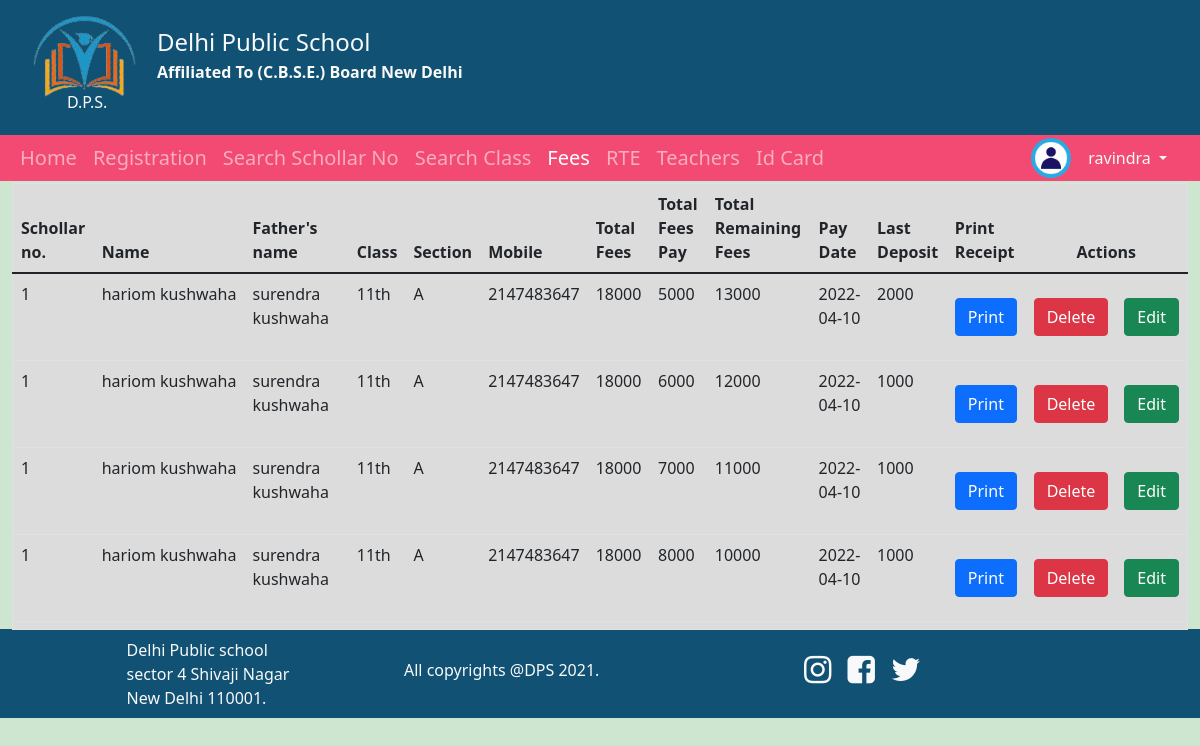
/student_fees_deposit_full_list.php (signed in), run on the app's committed database.
### tables this page shows
CREATE TABLE `student_fees` (
  `id` int(10) NOT NULL,
  `schollar_no` varchar(255) NOT NULL,
  `name` varchar(255) NOT NULL,
  `father_name` varchar(255) NOT NULL,
  `class` varchar(255) NOT NULL,
  `section` varchar(255) NOT NULL,
  `mobile` int(15) NOT NULL,
  `total_fees` varchar(15) NOT NULL,
  `total_deposit` int(21) NOT NULL,
  `fees_remain` int(15) NOT NULL,
  `pay_date` varchar(255) NOT NULL,
  `last_transaction_amount` int(15) NOT NULL
);

### sessionFile.php (called while the page is built, shortened)
<?php
include("db_connection.php");
if (isset($_SESSION['uname'])) {
    $userName = $_SESSION['uname'];
    $UserFetchQuery = mysqli_query($connection, "SELECT * FROM admin_login WHERE User_name='$userName'");
    $FetchData = mysqli_fetch_array($UserFetchQuery);
}
else
 {
    header("location:index.php");
}
?>

### student_fees_deposit_full_list.php (the view, shortened to what this page needs)
<?php
include("db_connection.php");
include("sessionFile.php");
$selectQuery=mysqli_query($connection,"SELECT * FROM student_fees");
$Row_count=mysqli_num_rows($selectQuery);
?>
<!DOCTYPE html>
<html lang="en">
<head>
    <link href="https://cdn.jsdelivr.net/npm/bootstrap@5.1.3/dist/css/bootstrap.min.css" rel="stylesheet">
    <link rel="stylesheet" href="css/style.css">
</head>
<body>
    <?php include("header.php"); ?>
    <nav class="navbar navbar-expand-lg navbar-dark fs-5 pt-2">
        <div class="container-fluid menu">
            <div class="collapse navbar-collapse" id="navbarSupportedContent">
                <ul class="navbar-nav me-auto mb-2 mb-lg-0">
                    <li class="nav-item">
                        <a class="nav-link" aria-current="page" href="Home.php">Home</a>
                    </li>
                    <li class="nav-item dropdown">
                        <a class="nav-link" href="#" id="navbarDropdown" role="button" data-bs-toggle="dropdown" aria-haspopup="true">
                            Registration
                        </a>
                    </li>
                    <li class="nav-item">
                        <a class="nav-link" href="search_sch_no.php">Search Schollar No</a>
                    </li>
                    <li class="nav-item">
                        <a class="nav-link" href="Search_class.php">Search Class</a>
                    </li>
                    <li class="nav-item">
                        <a class="nav-link active" href="fees.php">Fees</a>
                    </li>
                    <li class="nav-item">
                        <a class="nav-link" href="rte_student.php">RTE</a>
                    </li>
                    <li class="nav-item dropdown">
                        <a class="nav-link" href="#" id="navbarDropdown" role="button" data-bs-toggle="dropdown" aria-expanded="false">
                            Teachers
                        </a>
                    </li>
                    <li class="nav-item">
                        <a class="nav-link" href="#">Id Card</a>
                    </li>
                </ul>
            </div>
            <form method="POST" class="d-flex d-inline mx-2">
                    <div class="dropdown show fs-6">
                        <img src="images/loginuser.jpg" class="rounded-circle" style="height:40px ; width:40px;">
                        <a class="btn text-light dropdown-toggle" href="#" role="button" id="dropdownMenuLink" data-toggle="dropdown" aria-haspopup="true" aria-expanded="false">
                            <?php echo $FetchData['User_name']; ?>
                        </a>
                    </div>
                </form>
        </div>
    </nav>
    <?php
    if(!empty($Row_count))
    {
        ?>
<div class="container-fluid" style="height:446px; width:100%; overflow: scroll;">
<table  class="table table-hover mx-0" style="background-color: #dcdcdc	;" border="1px" cellpadding="10" cellspacing="0">
        <thead class="">
            <th>Schollar no.</th>
            <th>Name</th>
            <th>Father's name</th>
            <th>Class</th>
            <th>Section</th>
            <th>Mobile</th>
            <th>Total Fees</th>
            <th>Total Fees Pay</th>
            <th>Total Remaining Fees</th>
            <th>Pay Date</th>
            <th>Last Deposit</th>
            <th>Print Receipt</th>
            <th colspan="2"class="text-center">Actions</th>
        </thead>
        <?php
        for($i=1;$i<=$Row_count;$i++)
        {
            $fetch_data=mysqli_fetch_array($selectQuery);
            ?>
             <tr>
                <td><?php echo $fetch_data["schollar_no"]; ?></td>
                <td><?php echo $fetch_data["name"]; ?></td>
                <td><?php echo $fetch_data["father_name"]; ?></td>
                <td><?php echo $fetch_data["class"]; ?></td>
                <td><?php echo $fetch_data["section"]; ?></td>
                <td><?php echo $fetch_data["mobile"]; ?></td>
                <td><?php echo $fetch_data["total_fees"]; ?></td>
                <td><?php echo $fetch_data["total_deposit"]; ?></td>
                <td><?php echo $fetch_data["fees_remain"]; ?></td>
                <td><?php echo $fetch_data["pay_date"]; ?></td>
                <td><?php echo $fetch_data["last_transaction_amount"]; ?></td>
                <td><a class="btn btn-primary my-3" href="fees_receipt.php ? printID=<?php echo $fetch_data["id"]; ?>">Print</a></td>
               <td><a class="btn  btn-danger my-3" href="student_fees_deposit_full_list.php ? deleteID=<?php echo $fetch_data["id"]; ?>">Delete</a></td>
                 <td><a class="edit_btn btn btn-success my-3" href="edit_fees.php ? upadateid=<?php echo $fetch_data["id"]; ?>">Edit</a></td>
            </tr>
            <?php
        }
        ?>
    </table>
</div>
        <?php
    }
    ?>
    <?php include("footer.php") ?>
</body>
</html>

### header.php (shortened to what this page needs)
<!DOCTYPE html>
<html lang="en">
<head>
    <link rel="stylesheet" href="css/style.css" class="css">
    <link rel="stylesheet" href="https://cdnjs.cloudflare.com/ajax/libs/font-awesome/4.7.0/css/font-awesome.min.css">
</head>
<body>
    <div class="container-fluid header">
        <div class="row">
            <div class="col-2 logoArea"><img src="images/logo.png" class="logoimg mt-2" height="100px" alt="DPS">
                <h6 class="text-light sname">D.P.S.</h6>
            </div>
            <div class="col-6 schoolName mt-sm-4 pb-1">
                <div class="container-fluid brand-name">
                    <span class="card-title text-light text-center fs-4">Delhi Public School</span>
                    <p class="card-text text-light"><strong>Affiliated To (C.B.S.E.) Board New Delhi</strong></p>
                </div>
            </div>
        </div>
    </div>
</body>
</html>

### footer.php (shortened to what this page needs)
<!DOCTYPE html>
<html lang="en">
<head>
    <link rel="stylesheet" href="https://cdnjs.cloudflare.com/ajax/libs/font-awesome/4.7.0/css/font-awesome.min.css">
</head>
<body>
    <div class="container-fluid footer pb-2">
        <footer class="d-flex flex-wrap justify-content-between align-items-center border-top">
            <div class="col-md-4 d-flex justify-content-center mt-1 pt-1">
            <span class="text-light fs-6">Delhi Public school <br>sector 4 Shivaji Nagar <br>New Delhi 110001.</span>
            </div>
            <div class="col-md-4 d-flex align-items-center">
                <span class="text-light fs-6">All copyrights @DPS 2021.</span>
            </div>
            <div class="col-md-4 d-flex justify-content-start">
                <span><i class="fa fa-instagram text-light fs-2 mx-2" aria-hidden="true"></i></span>
                <span><i class="fa fa-facebook-square text-light fs-2 mx-2" aria-hidden="true"></i></span>
                <span><i class="fa fa-twitter text-light fs-2 mx-2" aria-hidden="true"></i></span>
            </div>
        </footer>
    </div>
</body>
</html>

### css/style.css (style rules this page uses)
* { margin: 0px; padding: 0px; }
body { background-color:#CEE5D0; }
.header { background-color: #115173; }
.logoArea { width: 145px; }
.schoolName { width: 340px; }
.sname { position: relative; top: -15px; left: 55px; }
.brand-name { padding: 0px; margin-right: 120px; }
.menu { background-color:#F24A72; }
.pt-2 { padding-top: 0px!important; margin-bottom: -6px; }
.footer { background-color: rgb(17,81,115); }
.fa-instagram,.fa-facebook-square,.fa-twitter { cursor: pointer; }

### data on the page
student_fees: schollar_no "1", name "hariom kushwaha", father_name "surendra kushwaha", class "11th", section "A", mobile "2147483647", total_fees "18000", total_deposit "5000", fees_remain "13000", pay_date "2022-04-10", last_transaction_amount "2000"
student_fees: schollar_no "1", name "hariom kushwaha", father_name "surendra kushwaha", class "11th", section "A", mobile "2147483647", total_fees "18000", total_deposit "6000", fees_remain "12000", pay_date "2022-04-10", last_transaction_amount "1000"
student_fees: schollar_no "1", name "hariom kushwaha", father_name "surendra kushwaha", class "11th", section "A", mobile "2147483647", total_fees "18000", total_deposit "7000", fees_remain "11000", pay_date "2022-04-10", last_transaction_amount "1000"
student_fees: schollar_no "1", name "hariom kushwaha", father_name "surendra kushwaha", class "11th", section "A", mobile "2147483647", total_fees "18000", total_deposit "8000", fees_remain "10000", pay_date "2022-04-10", last_transaction_amount "1000"

### other printed values
$FetchData['User_name'] "ravindra"
